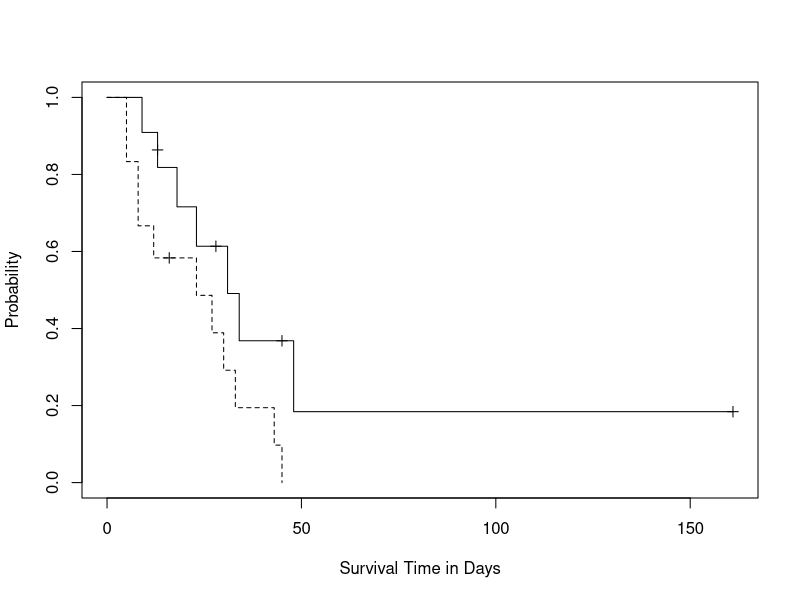
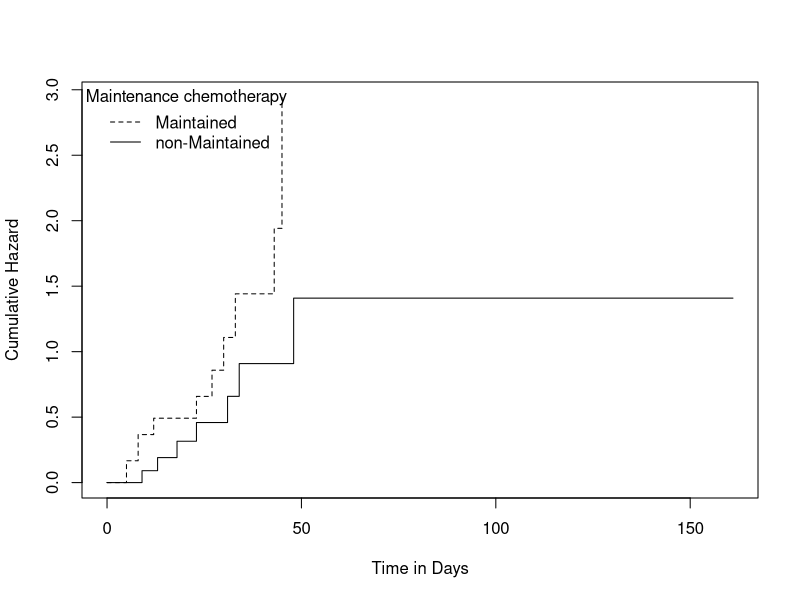
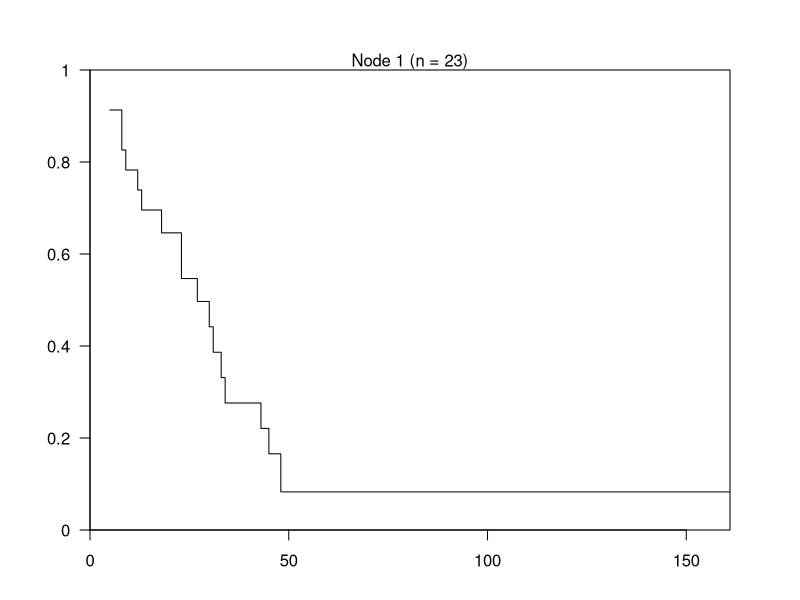

Source code (R) for these figures, in order:
## ---- chunk 1
knitr::opts_chunk$set(echo = TRUE)
#install.packages("survival")
#install.packages("RColorBrewer")
#install.packages("party")
## ---- chunk 2
library(survival)
?leukemia
str(leukemia)
fit<-survfit(Surv(time, status)~x,data= leukemia)
summary(fit)
## ---- chunk 3
plot(fit,lty=1:2,mark.time=TRUE,ylab="Probability",xlab="Survival Time in Days")
legend(250,0.2,legend=c("yes","no"),lty=c(2,1),title="Survival in patients with Acute Myelogenous Leukemia",bty="n")
## ---- chunk 4
sdiff<-survdiff(Surv(time, status)~x,data= leukemia)
sdiff
## ---- chunk 5
plot(fit,lty=1:2,ylab="Cumulative Hazard",fun="cumhaz",xlab="Time in Days")
legend("topleft",legend=c("Maintained","non-Maintained"),lty=c(2,1),title="Maintenance chemotherapy",bty="n")
## ---- chunk 6
library(party)
fit.ctree<-ctree(Surv(time, status)~x,data= leukemia)
fit.ctree
plot(fit.ctree)
